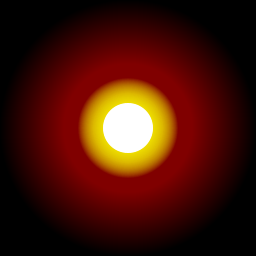
Frame 1 (no input)
Frame 60 (the mouse pressed at the canvas centre just before this capture): identical to frame 1, image omitted
Frame 120 (the mouse held since frame 60 and released just before this capture): identical to frame 1, image omitted

The Processing sketch that drew this single still picture (run headless with seeded random() and noise(); from frame 60 on, the mouse is pressed at the canvas centre):

// Processing sketch: particle_bitmap
// ── particle_bitmap.pde
PGraphics pg;

color c1 = color(255);
color c2 = color(255, 255, 0, 10);
color c3 = color(255, 127, 0, 1);
color c4 = color(255, 0, 0, 1);
float dia;

void setup() {
  size(256, 256);

  pg = createGraphics(width, height);

  pg.beginDraw();
  pg.noStroke();

  for (int dia = width; dia >= 30; dia -= 1) {
    if (dia > 150) {
      pg.fill(c4);
    } else if (dia > 100) {
      pg.fill(c3);
    } else if (dia > 50) {
      pg.fill(c2);
    } else {
      pg.fill(c1);
    }

    pg.ellipse(width / 2, height / 2, dia, dia);
  }

  pg.endDraw();
  
  pg.save("particle.png");
}

void draw() {
  background(0);
  image(pg, 0, 0);
}
